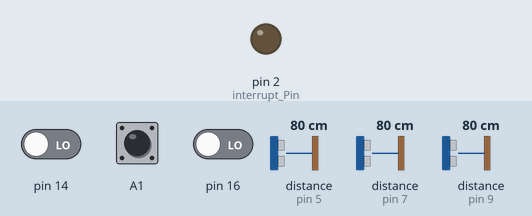
Bench run of a sketch on a simulated Arduino Uno, built with avr-gcc and run on an emulated ATmega328P. Shown: output pins drawn as LEDs (lit = HIGH). Dashed ring = blinking. The test bench sets the inputs (shaded band); at power-on: pin 14 LOW, A1 HIGH, pin 16 LOW, distance to the obstacle (sensors on pin 5, pin 7, pin 9) 80 cm. The echo pulse lasts 58.3 µs per cm; pins used as bus, display or sensor lines are not drawn; what the sketch prints to the serial monitor is not drawn.

Above: at 0.1 s.
At 1.25 s:
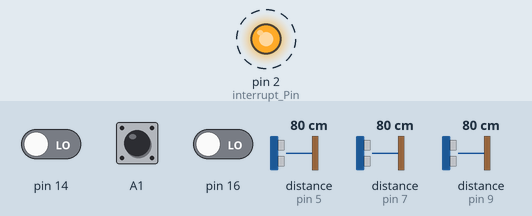
1.3 s: pin 14 driven HIGH
Timing chart, 0 to 10.3 s (numbered marks = the images above; inputs shaded):
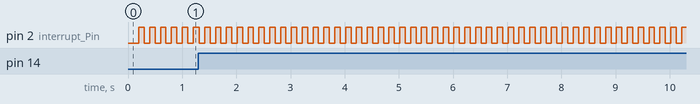

The sketch:

Sensor_Check.ino
```cpp
/*Sensor Check*/
/*Defines*/
#define sensor_a_Trigger 10
#define sensor_a_Echo 9
#define sensor_b_Trigger 8
#define sensor_b_Echo 7
#define sensor_c_Trigger 6
#define sensor_c_Echo 5
#define interrupt_Pin 2
long counter=0;

#define CW  0 /*Clockwise*/
#define CCW 1 /*Counter Clockwise*/

// Motor definitions to make life easier:
#define MOTOR_A 0

volatile int state = LOW;
/**/
void setup()
{
	Serial.begin(9600);
	sensor_pinSetup();
        InitialiseInterrupt();
//	motor_pinSetup();
}

/**/
void read_sensors()
{
 Serial.println("Sensor A:");
 Serial.println(sensorDistance(sensor_a_Trigger, sensor_a_Echo));
 Serial.println("Sensor B:");
 Serial.println(sensorDistance(sensor_b_Trigger,sensor_b_Echo));
 Serial.println("Sensor C:");
 Serial.println(sensorDistance(sensor_c_Trigger,sensor_c_Echo));
}
void loop()
{
  delay(100);
  digitalWrite(interrupt_Pin, state);
  state=!state;
}
  /*Sensor PIN setup*/
void sensor_pinSetup()
{
  pinMode(sensor_a_Trigger, OUTPUT);
  pinMode(sensor_a_Echo, INPUT);
  pinMode(sensor_b_Trigger, OUTPUT);
  pinMode(sensor_b_Echo, INPUT);
  pinMode(sensor_c_Trigger, OUTPUT);
  pinMode(sensor_c_Echo, INPUT);
  pinMode(interrupt_Pin, OUTPUT);
  pinMode(A1, INPUT);
  digitalWrite(A1, HIGH);
}


/*Motor PIN setup*/
/*void motor_pinSetup()
{
  // All pins should be setup as outputs:
  pinMode(PWMA, OUTPUT);
  pinMode(PWMB, OUTPUT);
  pinMode(DIRA, OUTPUT);
  pinMode(DIRB, OUTPUT);

  // Initialize all pins as low:
  digitalWrite(PWMA, LOW);
  digitalWrite(PWMB, LOW);
  digitalWrite(DIRA, LOW);
  digitalWrite(DIRB, LOW);
}
*/
/*Function that returns the sensor distance in centimeters*/
long sensorDistance(int sensor_x_Trigger, int sensor_x_Echo)
{
  long duration, distance;
  digitalWrite(sensor_x_Trigger, LOW);
  delayMicroseconds(2);
  digitalWrite(sensor_x_Trigger, HIGH);

  delayMicroseconds(10);
  digitalWrite(sensor_x_Trigger, LOW);
  duration = pulseIn(sensor_x_Echo, HIGH);
  distance = (duration/2) / 29.1;

  return distance;
}
void InitialiseInterrupt(){
  cli();		// switch interrupts off while messing with their settings
  PCICR =0x02;          // Enable PCINT1 interrupt
  PCMSK1 = 0b00000111;
  sei();		// turn interrupts back on
}
ISR(PCINT1_vect) {    // Interrupt service routine. Every single PCINT8..14 (=ADC0..5) change
            // will generate an interrupt: but this will always be the same interrupt routine
 //Serial.println("Sensor A:");
 Serial.println(sensorDistance(sensor_a_Trigger, sensor_a_Echo));
 //Serial.println("Sensor B:");
 Serial.println(sensorDistance(sensor_b_Trigger,sensor_b_Echo));
 //Serial.println("Sensor C:");
 Serial.println(sensorDistance(sensor_c_Trigger,sensor_c_Echo));
}
```

Measured:
- by itself, pin 2 (interrupt_Pin): alternates HIGH for 0.10 s and LOW for 0.10 s
